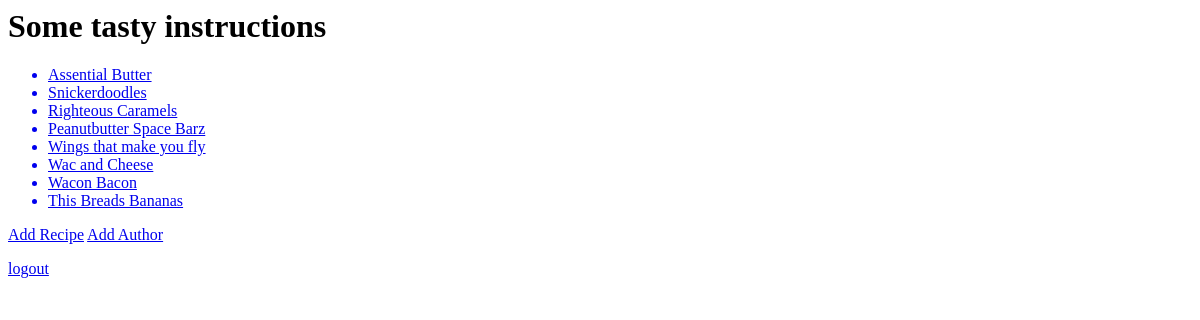
/home/ (signed in), run on an earlier commit of the app's database.
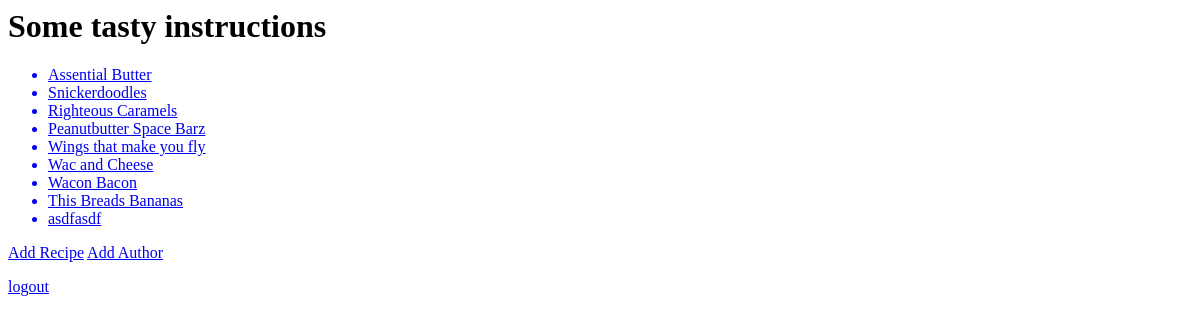
And on a later commit of the database.
### recipebox/models.py (models this page shows, shortened)
class Recipe(models.Model):
    title = models.CharField(max_length=50)
    author= models.ForeignKey(Author, on_delete =models.CASCADE)
    description = models.TextField()
    instructions= models.TextField()
    timerequired= models.IntegerField()

### recipebox/views.py (the view)
# urls.py: path('home/', views.index),
@login_required
def index(request):
    html = "index.html"
    recipe= Recipe.objects.all()
    return render(request, html, {'data':recipe})

### recipebox/templates/index.html
<h1>Some tasty instructions</h1>
<ul>
    {% for i in data %}
        <a href="/detail/{{i.id}}/"><li>{{i.title}}
        </li></a>
    {% endfor %}
</ul>
<a href="/recipeadd/">Add Recipe</a>
<a href="/authoradd/">Add Author</a>
<p><a href="/logout/">logout</a></p>

What changed in the data, as far as the page shows it:
added Recipe: title "asdfasdf"
